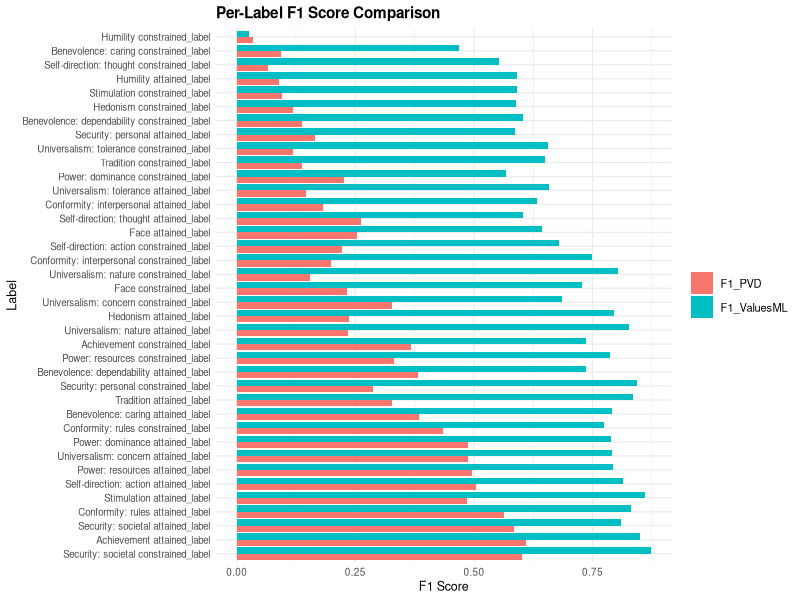
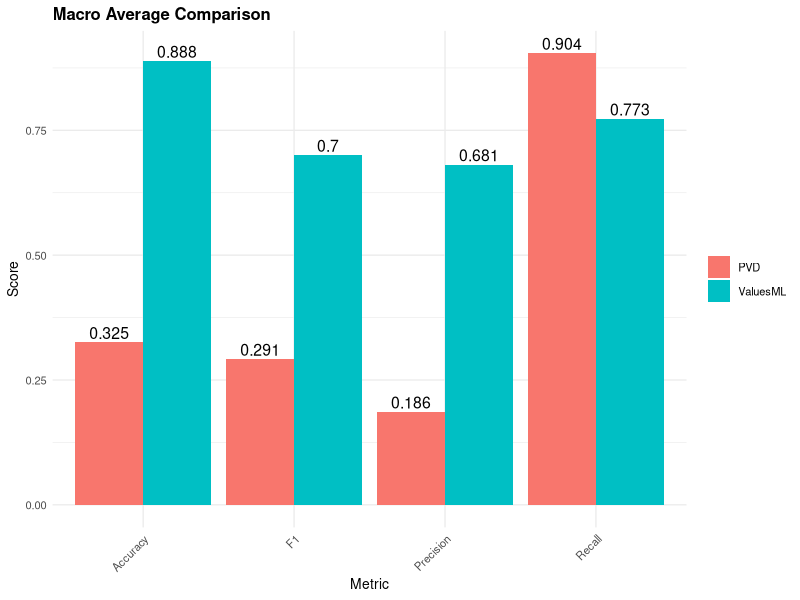

Here is the R script that generated these plots, in order:

#38
library(tidyverse)

library(dplyr)
library(tidyr)
library(ggplot2)
library(readr)
library(MLmetrics)

# 1. Load Data
labels <- read_tsv("merged_labels.tsv")
valuesml <- read_tsv("merged_ValuesML.tsv")
pvd <- read_csv("PVD_merged_result.csv")

# 2. 保留公共列（用于 merge）
key_cols <- c("Text-ID", "Sentence-ID")

# 3. 提取 labels 的标签列（39个值）
label_cols <- setdiff(colnames(labels), key_cols)

# 4. 创建 PVD 到 Schwartz-39 的映射
pvd_mapping <- list(
  "Values_SD" = c("Self-direction: thought attained", "Self-direction: thought constrained",
                  "Self-direction: action attained", "Self-direction: action constrained"),
  "Values_ST" = c("Stimulation attained", "Stimulation constrained"),
  "Values_HE" = c("Hedonism attained", "Hedonism constrained"),
  "Values_AC" = c("Achievement attained", "Achievement constrained", "Face attained", "Face constrained"),
  "Values_PO" = c("Power: dominance attained", "Power: dominance constrained",
                  "Power: resources attained", "Power: resources constrained"),
  "Values_SE" = c("Security: personal attained", "Security: personal constrained",
                  "Security: societal attained", "Security: societal constrained"),
  "Values_TR" = c("Tradition attained", "Tradition constrained", "Humility attained", "Humility constrained"),
  "Values_CO" = c("Conformity: rules attained", "Conformity: rules constrained",
                  "Conformity: interpersonal attained", "Conformity: interpersonal constrained"),
  "Values_BE" = c("Benevolence: caring attained", "Benevolence: caring constrained",
                  "Benevolence: dependability attained", "Benevolence: dependability constrained"),
  "Values_UN" = c("Universalism: concern attained", "Universalism: concern constrained",
                  "Universalism: nature attained", "Universalism: nature constrained",
                  "Universalism: tolerance attained", "Universalism: tolerance constrained")
)


# 5. 初始化 pvd_39 与 labels 同结构
pvd_39 <- labels[key_cols]
for (label in label_cols) {
  matched <- FALSE
  for (pvd_col in names(pvd_mapping)) {
    if (label %in% pvd_mapping[[pvd_col]]) {
      pvd_39[[label]] <- pvd[[pvd_col]]
      matched <- TRUE
      break
    }
  }
  if (!matched) {
    pvd_39[[label]] <- 0  # fallback
  }
}

# 6. 合并三份数据，只保留交集
data_joined <- labels %>%
  inner_join(valuesml, by = key_cols, suffix = c("_label", "_valuesml")) %>%
  inner_join(pvd_39, by = key_cols, suffix = c("", "_pvd"))

# 7. 生成三份二进制矩阵
to_bin <- function(df, cols) {
  df %>%
    select(all_of(cols)) %>%
    mutate(across(everything(), ~ ifelse(. >= 0.5, 1, 0)))
}

labels_bin <- to_bin(data_joined, paste0(label_cols, "_label"))
valuesml_bin <- to_bin(data_joined, paste0(label_cols, "_valuesml"))
pvd_bin <- to_bin(data_joined, label_cols)  # 注意：pvd 列名没有后缀

# 8. F1宏平均分数计算函数
macro_f1 <- function(true, pred) {
  f1s <- mapply(function(t, p) {
    F1_Score(t, p, positive = "1")
  }, as.data.frame(true), as.data.frame(pred), SIMPLIFY = TRUE, USE.NAMES = TRUE)
  f1s[is.na(f1s)] <- 0
  list(macro = mean(f1s), per_class = f1s)
}

f1_valuesml <- macro_f1(labels_bin, valuesml_bin)


cat("labels_bin columns:", ncol(labels_bin), "\n")
cat("pvd_bin columns:", ncol(pvd_bin), "\n")

cat("Labels colnames:\n")
print(colnames(labels_bin)[1:5])  # 只打印前5列
cat("PVD colnames:\n")
print(colnames(pvd_bin)[1:5])



f1_pvd <- macro_f1(labels_bin, pvd_bin)

# 9. 输出结果
cat("Macro F1 Scores:\n")
cat(sprintf("ValuesML vs. Human Labels: %.3f\n", f1_valuesml$macro))
cat(sprintf("PVD Dictionary vs. Human Labels: %.3f\n", f1_pvd$macro))

# 10. 额外指标计算函数
macro_metrics <- function(true, pred) {
  precision <- mapply(function(t, p) Precision(t, p, positive = "1"), as.data.frame(true), as.data.frame(pred))
  recall <- mapply(function(t, p) Recall(t, p, positive = "1"), as.data.frame(true), as.data.frame(pred))
  f1 <- mapply(function(t, p) F1_Score(t, p, positive = "1"), as.data.frame(true), as.data.frame(pred))
  acc <- mapply(function(t, p) Accuracy(t, p), as.data.frame(true), as.data.frame(pred))
  
  precision[is.na(precision)] <- 0
  recall[is.na(recall)] <- 0
  f1[is.na(f1)] <- 0
  acc[is.na(acc)] <- 0
  
  data.frame(
    Label = names(f1),
    Precision = precision,
    Recall = recall,
    F1 = f1,
    Accuracy = acc
  ) %>%
    mutate(across(-Label, round, 3))
}

metrics_valuesml <- macro_metrics(labels_bin, valuesml_bin)
metrics_pvd <- macro_metrics(labels_bin, pvd_bin)

# 11. 添加宏平均行
macro_row_valuesml <- data.frame(
  Label = "Macro Avg.",
  t(colMeans(metrics_valuesml[,-1]))
)
macro_row_pvd <- data.frame(
  Label = "Macro Avg.",
  t(colMeans(metrics_pvd[,-1]))
)

metrics_valuesml <- bind_rows(metrics_valuesml, macro_row_valuesml)
metrics_pvd <- bind_rows(metrics_pvd, macro_row_pvd)

# 12. 合并两模型结果以便可视化
comparison <- full_join(
  metrics_valuesml %>% rename_with(~paste0(.x, "_ValuesML"), -Label),
  metrics_pvd %>% rename_with(~paste0(.x, "_PVD"), -Label),
  by = "Label"
)

# 13. 可视化：单标签维度对比（按 F1 展示）
comparison %>%
  filter(Label != "Macro Avg.") %>%
  select(Label, F1_ValuesML, F1_PVD) %>%
  pivot_longer(cols = -Label, names_to = "Model", values_to = "F1_Score") %>%
  ggplot(aes(x = reorder(Label, -F1_Score), y = F1_Score, fill = Model)) +
  geom_bar(stat = "identity", position = "dodge") +
  coord_flip() +
  labs(title = "Per-Label F1 Score Comparison", x = "Label", y = "F1 Score") +
  theme_minimal(base_size = 9) +
  theme(
    axis.text.y = element_text(size = 7),
    plot.title = element_text(size = 11, face = "bold"),
    legend.title = element_blank(),
    legend.text = element_text(size = 8)
  )

# 14. 可视化：整体宏平均指标对比
comparison %>%
  filter(Label == "Macro Avg.") %>%
  pivot_longer(cols = -Label, names_to = "Metric_Model", values_to = "Score") %>%
  separate(Metric_Model, into = c("Metric", "Model"), sep = "_") %>%
  ggplot(aes(x = Metric, y = Score, fill = Model)) +
  geom_bar(stat = "identity", position = position_dodge(width = 0.9)) +
  geom_text(aes(label = round(Score, 3)), 
            position = position_dodge(width = 0.9), 
            vjust = -0.3, size = 4) +
  labs(title = "Macro Average Comparison", y = "Score", x = "Metric") +
  theme_minimal(base_size = 10) +
  theme(
    plot.title = element_text(size = 12, face = "bold"),
    axis.text.x = element_text(angle = 45, hjust = 1),
    legend.title = element_blank()
  )


# 15. 保存 CSV 输出
write_csv(comparison, "2.38_paragraph_comparison_metrics.csv")

write_csv(metrics_pvd, "2.38_pargraph_pvd01_metrics.csv")
